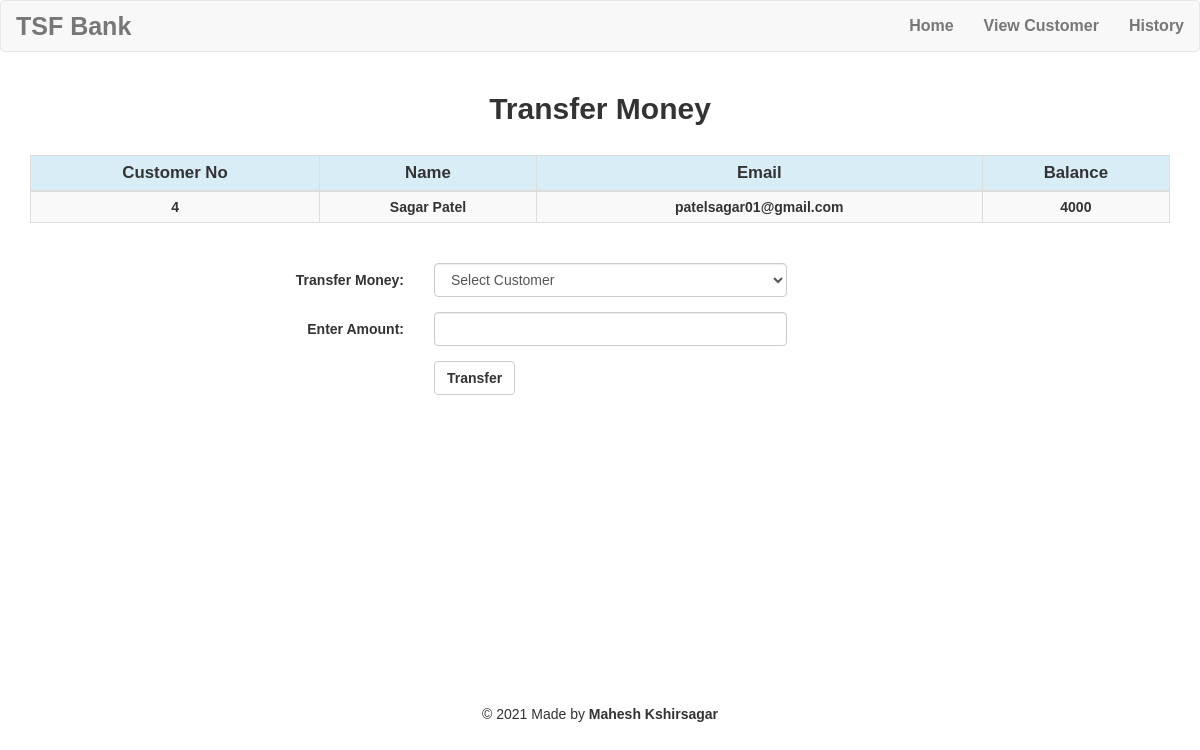
The app's page /transfer.php?id=4 with its own data.
### tables this page shows
CREATE TABLE `customer` (
  `id` int(5) NOT NULL,
  `name` text NOT NULL,
  `email` varchar(30) NOT NULL,
  `balance` int(10) NOT NULL
);

### transfer.php (the view, shortened to what this page needs)
<!DOCTYPE html>
<html>
<head>
	<link rel="stylesheet" href="https://maxcdn.bootstrapcdn.com/bootstrap/3.4.1/css/bootstrap.min.css">
  		<link rel="stylesheet" type="text/css" href="css/style.css">
</head>
<body>
	<?php
		include'navbar.php';
	?>
<div class="container">
<h2 class="text-center pt-4" style="font-family: sans-serif; font-weight: bold;">Transfer Money</h2>
 <br>
 <div class="table-responsive-sm">
 <table class="table table-hover table-sm table-striped table-condensed table-bordered tb" >
    <thead>
      <tr class="info">
        <th class="th">Customer No</th>
        <th class="th">Name</th>
        <th class="th">Email</th>
        <th class="th">Balance</th>
      </tr>
    </thead>
    <tbody>
	<?php
		include 'config.php';
		$id = $_GET['id'];
    $sql = "SELECT * FROM `customer` Where id = $id";
   	$result = mysqli_query($conn,$sql);
  ?>
   	<?php
    	while($row = mysqli_fetch_assoc($result))
     	{
     ?>
     		 <tr class="tr">
        			<td><?php echo $row['id']; ?></td>
        			<td><?php echo $row['name']; ?></td>
        			<td><?php echo $row['email']; ?></td>
        			<td><?php echo $row['balance']; ?></td>
      		</tr>
    <?php
    	}
    ?>
    </tbody>
  </table>
  </div>
 		<div>	<br>
			 <form class="form-horizontal"  method="post" action="simple.php"  style="margin-left:22%;">
			    <div class="form-group">
			      <label class="control-label col-sm-2" for="tm">Transfer Money:</label>
			      <div class="col-sm-5">
			        <select class="form-control" name="to" id="to" required>
			        	<option value=""  disabled selected>Select Customer</option>
			        </select>
			      </div>
			    </div>
			    <div class="form-group">
			      <label class="control-label col-sm-2" for="amt" required>Enter Amount:</label>
			      <div class="col-sm-5">
			            <input type="number" class="form-control" id="amt"  name="amt">
			      </div>
			    </div>
			    <div class="form-group">
     			 <div class="col-sm-offset-2 col-sm-10">
        		<button class="btn btn-default" name="submit" type="submit"  style="font-weight: bold;">Transfer
        		</button></a>
     			 </div>
    			</div>
			 </form>
		</div>
</div>
<div class="absolute">
  <footer class="text-center mt-5 py-2" style="margin-top:20%;">
        <p>&copy 2021 Made by <b>Mahesh Kshirsagar</b></p>
    </footer>
</div>
</body>
</html>

### css/style.css (style rules this page uses)
* { padding: 0; margin: 0; font-family: sans-serif; }
.container { position: relative; }
div.absolute { position: absolute; width: 50%; top: 73%; bottom: 0; margin-left:25%; }
.th { text-align: center; font-size: 1.2em; font-weight: bold; }
.tr { text-align: center; font-size: 1em; font-family: sans-serif; padding: 20px; font-weight: bold; }

### transfer.php (style rules this page uses)
.th { text-align: center; font-size: 1.2em; font-weight: bold; }
.tr { text-align: center; font-size: 1em; font-family: sans-serif; padding: 20px; font-weight: bold; }

### records on screen
customer: id "4", name "Sagar Patel", email "patelsagar01@gmail.com", balance "4000"
